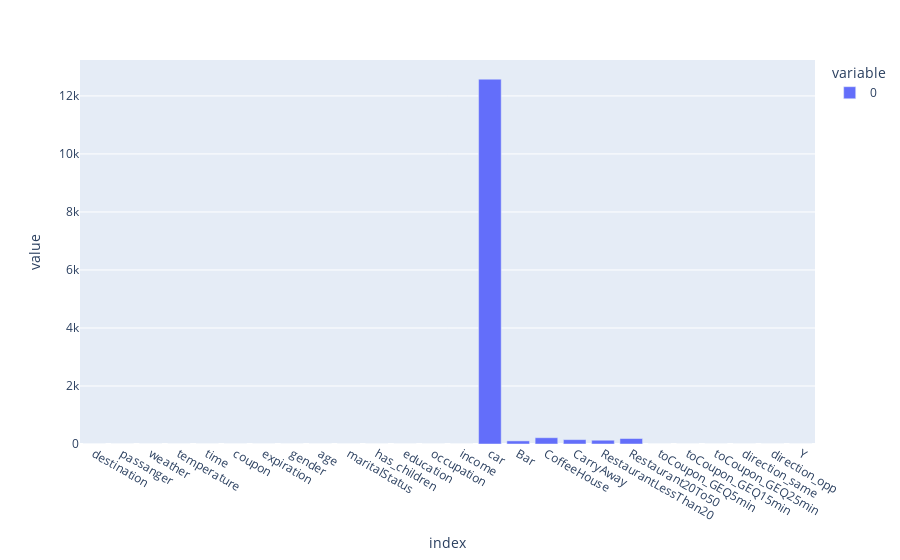

The notebook cell saved with this chart:
### Markdown cell above
2. Investigate the dataset for missing or problematic data.

### Code cell
data.columns[data.isnull().any()]
px.bar(data.isnull().sum())

### Figure 1 — Plotly figure (JSON) as saved in the notebook; plotly's stock layout.template omitted (floating-point values rounded to 4 significant figures)
{"data": [{"alignmentgroup": "True", "hovertemplate": "variable=0<br>index=%{x}<br>value=%{y}<extra></extra>", "legendgroup": "0", "marker": {"color": "#636efa", "pattern": {"shape": ""}}, "name": "0", "offsetgroup": "0", "orientation": "v", "showlegend": true, "textposition": "auto", "type": "bar", "x": ["destination", "passanger", "weather", "temperature", "time", "coupon", "expiration", "gender", "age", "maritalStatus", "has_children", "education", "occupation", "income", "car", "Bar", "CoffeeHouse", "CarryAway", "RestaurantLessThan20", "Restaurant20To50", "toCoupon_GEQ5min", "toCoupon_GEQ15min", "toCoupon_GEQ25min", "direction_same", "direction_opp", "Y"], "xaxis": "x", "y": [0, 0, 0, 0, 0, 0, 0, 0, 0, 0, 0, 0, 0, 0, 12576, 107, 217, 151, 130, 189, 0, 0, 0, 0, 0, 0], "yaxis": "y"}], "layout": {"barmode": "relative", "legend": {"title": {"text": "variable"}, "tracegroupgap": 0}, "margin": {"t": 60}, "xaxis": {"anchor": "y", "domain": [0, 1], "title": {"text": "index"}}, "yaxis": {"anchor": "x", "domain": [0, 1], "title": {"text": "value"}}}}
